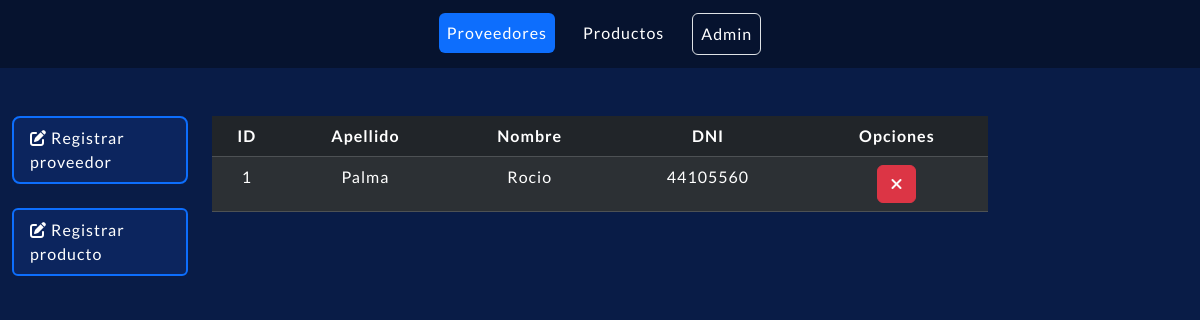
Before: / with the older database file.
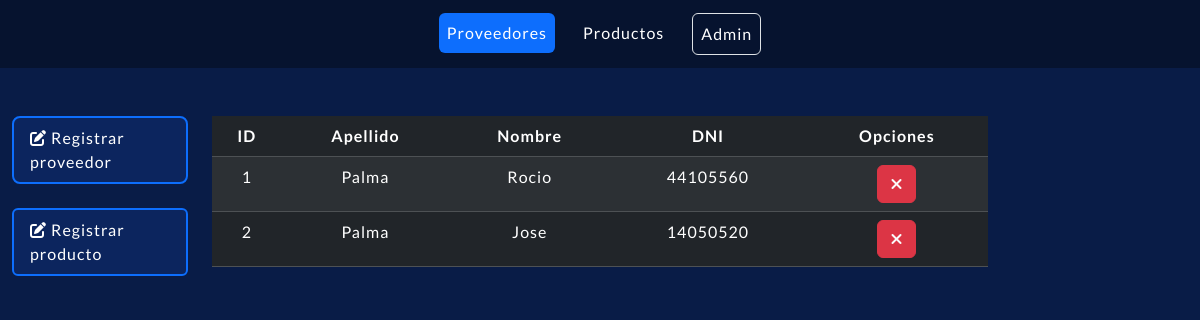
After: the same page with the newer database file.
### compra/models.py (models this page shows, shortened)
class Proveedor(models.Model):
    nombre = models.CharField(max_length=100)
    apellido = models.CharField(max_length=100)
    dni = models.IntegerField()
    class Meta:
        ordering=['id','apellido', 'nombre'] # Orden asc en apellido y nombre
        verbose_name_plural = 'Proveedores'

### compra/views.py (the view)
# urls.py: path('', views.readProveedores, name="Mostrar como inicio la lista de proveedores"),
def readProveedores(request):
    proveedores = Proveedor.objects.all()
    return render(request, 'lista_proveedores.html', {'proveedores': proveedores})

### compra/templates/lista_proveedores.html (shortened to what this page needs)
{% extends 'base_lista.html' %}
{% block navbar %}
<li class="nav-item"><a class="nav-link active p-2" aria-currente="page" href="/proveedores">Proveedores</a></li>
<li class="nav-item"><a class="nav-link p-2" href="/productos">Productos</a></li>
{% endblock %}
{% block table %}
<thead>
    <tr class="align-middle">
        <th>ID</th>
        <th>Apellido</th>
        <th>Nombre</th>
        <th>DNI</th>
        <th>Opciones</th>
    </tr>
</thead>
<tbody>
    {% for proveedor in proveedores %}
    <tr>
        <td>{{proveedor.id}}</td>
        <td>{{proveedor.apellido}}</td>
        <td>{{proveedor.nombre}}</td>
        <td>{{proveedor.dni}}</td>
        <td><a href="/proveedor/eliminar/{{proveedor.id}}" class="btn btn-danger"><i class="fa-solid fa-xmark" style="color: #fafafa;"></i></a></td>
    </tr>
    {% endfor %}
</tbody>
{% endblock %}

Changed rows visible on the page:
added Proveedor: id "2", apellido "Palma", nombre "Jose", dni "14050520"
